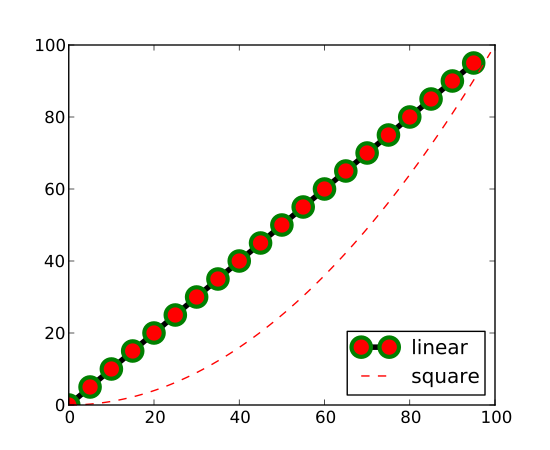

Recreate this plot in Python.
import numpy as np
import pylab as pl

x = np.arange(100)
linear = np.arange(100)
square = np.arange(0, 10, 0.1) ** 2
pl.plot(x[::5], linear[::5], color='k', label='linear', linewidth=4, marker='o',
        markeredgecolor='g', markerfacecolor='r', markersize=14,
        markeredgewidth=3)
pl.plot(x, square, 'r--', label='square')
pl.legend(loc='lower right')
pl.show()
